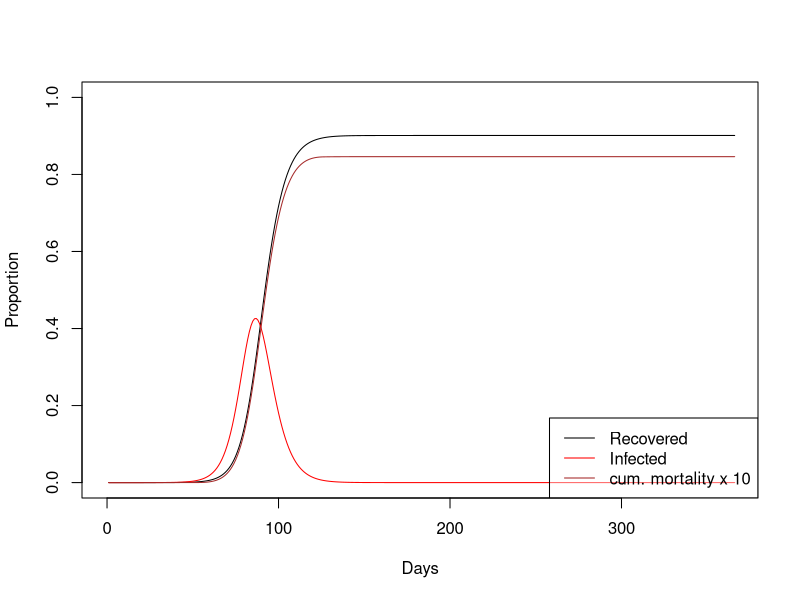
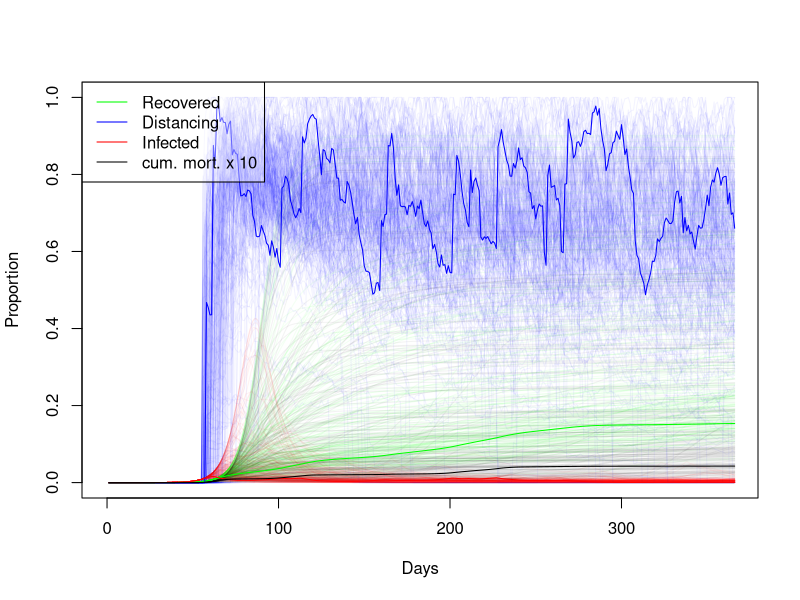

Source code (R) for these figures, in order:
## Simulation of management of Covid-19 outbreak in the UK.
library(nleqslv) # nonlinear solver

# Parameters (unit: days)
incubation_time <- 5.1 # Ferguson et al. 
incubation_time <- incubation_time +1 # fudge to reproduce R0 and generation time 
start_trans_symp <- incubation_time - 0.5 # Ferguson et al. 
start_trans_asymp <- start_trans_symp # Ferguson et al. 
prop_symptoms <- 0.2 # https://www.thelancet.com/journals/lancet/article/PIIS0140-6736(20)30567-5/fulltext
#prop_symptoms <- 1/3 # Ferguson et al. 
prop_critical <- 0.06 # To be implemented # https://www.thelancet.com/journals/lancet/article/PIIS0140-6736(20)30567-5/fulltext
mean_generation_time <- 6.5 # Ferguson et al. 
#generation_time_alpha <- 3 # shape parameter of an assumed gamma distribution, https://academic.oup.com/biostatistics/article/12/2/303/280518
generation_time_alpha <- 2 # 1 # shape parameter of an assumed gamma distribution, fudge to reproduce r
R0 <- 2.4 # Ferguson et al. 
inf_symp_asymp_ratio <- 2  # Ferguson et al.  
UK_population_size <- 66.44e6
pop_size <- UK_population_size

case_fatality_rate_1 <- 0.009 # hospitals below capacity # to be implemented...
case_fatality_rate_2 <- 0.09 # hospitals over capacity # to be implemented...
hospitalization_rate <- 0.044 # to be implemented...
critical_care_rate <- 0.044 * 0.3 # to be implemented...
critical_care_hospital_time <- 10
hospital_load_factor <- 
  critical_care_rate * critical_care_hospital_time / 
  mean_generation_time
critical_care_beds <- 8175 # uk number of respirators 
## Threshold for proportion infected:
critical_care_beds / (hospital_load_factor * pop_size) 

# ## Check:
# r <- (R0^(1/generation_time_alpha)-1) * generation_time_alpha/mean_generation_time;
# # linear growth rate
# r
# # doubling time
# #exp(r*T_double)==2 -> T_double == log(2)/r
# log(2)/r

policy_intervention_rate <- 1/6 # https://lab.gedidigital.it/gedi-visual/2020/coronavirus-i-contagi-in-italia/




# Stages:
stages <- c(
  "S", # susceptible
  "Is1", # symptomatic infected no trans
  "Is2", # symptomatic infected trans
  "Ia1", # symptomatic asymptomatic no trans
  "Ia2", # symptomatic asymptomatic trans
  "R", # recovered or deceased
  c() )
n_stages <- length(stages)

# Infected stages
IStages <- c("Is1", "Is2", "Ia1", "Ia2")
# Infectious (test postive) stages
PStages <- c("Is2", "Ia2")


## Linear dynamics:
# We still need to adjust two parameters: 
# Is2_inf: infectiousness of Is2 srage (scales other stages)
# rec_rate: recovery rate of transmitting individuals
# This adjustment is done such as fitting R0 and mean_generation_time

## The "survivial" part of the population matrix
SS_calc <- function(Is2_inf,rec_rate){
  SS <- matrix(0,nrow = n_stages,ncol= n_stages,
               dimnames = list(Next=stages,Current=stages) )
  SS["S","S"] <- 1
  SS["Is2","Is1"] <- 1/start_trans_symp
  SS["Is1","Is1"] <- 1-1/start_trans_symp
  SS["Ia2","Ia1"] <- 1/start_trans_asymp
  SS["Ia1","Ia1"] <- 1-1/start_trans_asymp
  SS["R","Ia2"] <- rec_rate
  SS["Ia2","Ia2"] <- 1-rec_rate
  SS["R","Is2"] <- rec_rate
  SS["Is2","Is2"] <- 1-rec_rate
  SS["R","R"] <- 1
  return(SS)
}

## Density indepent factor of the "fertility" (= transmission) matrix
FF0_calc <- function(Is2_inf,rec_rate){
  FF0 <- matrix(0,nrow = n_stages,ncol= n_stages,
                dimnames = list(Next=stages,Current=stages) )
  FF0["Is1","Is2"] <- Is2_inf * prop_symptoms 
  FF0["Ia1","Is2"] <- Is2_inf * (1-prop_symptoms)
  FF0["Is1","Ia2"] <- Is2_inf * prop_symptoms  / inf_symp_asymp_ratio
  FF0["Ia1","Ia2"] <- Is2_inf * (1-prop_symptoms)  / inf_symp_asymp_ratio
  return(FF0)
}

## Calculate the "fertility" (= transmission) part of the population matrix
FF_calc <- function(Is2_inf,rec_rate){
  FF0 <- FF0_calc(Is2_inf,rec_rate)
  return(FF0 * pop_size)
}

eigenvalue_index <- function(eig_values){
  w <- which(abs(eig_values)==eig_values & eig_values != 1)
  return(w[which.max(eig_values[w])])
}

get_mean_generation_time <- function(SS,FF){
  # See page 842 of Bienvenu, F.; Legendre, S. (2015). "A New Approach to the Generation Time in Matrix Population Models" (PDF). The American Naturalist. 185 (6): 834–843. doi:10.1086/681104. PMID 25996867.
  L <- SS+FF
  eig <- eigen(L)
  i <- eigenvalue_index(eig$values)
  w <- eig$vectors[,i]
  t_eig <- eigen(t(L))
  j <- min(which(abs(t_eig$values - eig$values[i])<1e-10))
  v <- t_eig$vectors[,j]
  if(abs(t(v) %*% w)<1e-10) {
    print(c(i,j))
    print(eig$values)
    print(t_eig$values)
    print(w)
    print(v)
    stop("Potential eigenvector index mixup")
  }
  T_gen <- 1 + (t(v) %*% SS %*% w) / (t(v) %*% FF %*% w) 
  return(T_gen)
}

R0_and_Tgen <- function(SS,FF){
  L <- SS + FF
  Tgen <- get_mean_generation_time(SS,FF)
  eig <- eigen(L[IStages,IStages])
  i <- eigenvalue_index(eig$values)
  r <- log(eig$values[i])
  # https://beast.community/estimating_R0
  # https://www.sciencedirect.com/science/article/pii/S1755436518300847
  generation_time_beta <- generation_time_alpha / Tgen
  R0 <- (1+r/generation_time_beta)^generation_time_alpha
  return(c(R0,Tgen))
}

R0_and_Tgen_diff <- function(x){
  as.numeric(
    with(as.list(x),
         R0_and_Tgen(SS_calc(Is2_inf,rec_rate),FF_calc(Is2_inf,rec_rate)) - 
           c(R0,mean_generation_time) ))
}
initialGuess <- c(Is2_inf=5.234017e-07/20,rec_rate=0.01 )
# #Tests
# with(as.list(initialGuess),
#      SS_calc(Is2_inf,rec_rate)+FF_calc(Is2_inf,rec_rate))
# with(as.list(initialGuess),
#      get_mean_generation_time(SS_calc(Is2_inf,rec_rate),FF_calc(Is2_inf,rec_rate)))
# with(as.list(initialGuess),
#      R0_and_Tgen(SS_calc(Is2_inf,rec_rate),FF_calc(Is2_inf,rec_rate)))
R0_and_Tgen_diff(initialGuess)

## Find parameters to fit R0 and generation time
fit <- nleqslv(initialGuess,R0_and_Tgen_diff);
fit$message  # should be "Function criterion near zero" or "x-values within tolerance 'xtol'"
fit$x
## double check
with(as.list(fit$x),
     R0_and_Tgen(SS_calc(Is2_inf,rec_rate),FF_calc(Is2_inf,rec_rate)))

SS <- with(as.list(fit$x),SS_calc(Is2_inf,rec_rate))
FF <- with(as.list(fit$x),FF_calc(Is2_inf,rec_rate))
FF0 <- with(as.list(fit$x),FF0_calc(Is2_inf,rec_rate))
L <- SS + FF

  
IStages <- c("Is1", "Is2", "Ia1", "Ia2")
#get_mean_generation_time(SS[IStages,IStages],FF[IStages,IStages])
linear_growth_rate <- # linear growth rate r should be around 0.2
  log(eigen(L[IStages,IStages])$values[1]) 
linear_growth_rate

# Non-linear dynamics
n_steps <- 365
state <- matrix(0, nrow=n_steps+1, ncol=n_stages)
colnames(state) <- stages
S_index <- which(stages == "S")
state[1,"Ia1"] <- 100
state[1,"S"] <- pop_size - state[1,"Ia1"]
deaths <- rep(NA,n_steps+1) # deaths per step
deaths[1] <- 0

compute_deaths <- function(state_snippet){
  total_infected <- sum(state_snippet[1,IStages])
  respirator_demand <- hospital_load_factor * total_infected
  with_respirator <- min(critical_care_beds, respirator_demand)
  without_respirator <- respirator_demand - with_respirator
  fatality_rate <-
    (with_respirator * case_fatality_rate_1 + without_respirator * case_fatality_rate_2)/
    respirator_demand
  rec <- state_snippet[2,"R"] - state_snippet[1,"R"]
  deaths <- rec * fatality_rate
  return(deaths)
}

## Simulate without policy interventions
plot(c(0),type="n",ylim=c(0,1),xlim=c(0,n_steps),xlab="Days",ylab="Proportion")
for(i in 1:n_steps){
  Lx <- SS + FF0 * state[i,"S"]
  state[i+1,] <- Lx %*% state[i,]
  state[i+1,"S"] <- pop_size - sum(state[i+1,-S_index])
  deaths[i+1] <- compute_deaths(state[c(0,1)+i,])
}
lines((state[,"R"]-cumsum(deaths))/pop_size,col="black",type="l")
lines(rowSums(state[,IStages])/pop_size,col="red",type="l")
lines(cumsum(deaths)/pop_size*1e1,col="brown",type="l")
legend(x="bottomright",
       legend = c("Recovered","Infected","cum. mortality x 10"),
       col=c("black","red","brown"),lty=1,bg=rgb(1,1,1,alpha = 0.4))

## Simulate policy interventions with uncertainty
dfac <- rep(NA,n_steps+1) # social distancing factor, the controll parameter
dfac[1] <- 1 # social distancing factor, the controll parameter
growth_rate <- linear_growth_rate
n_runs <- 200
other_runs_transparency <- 0.05
# plot(c(0),type="n",ylim=c(0,1),xlim=c(0,n_steps),ylab="Proportion immunized",xlab="Days")
# plot(c(0),type="n",ylim=c(0,1),xlim=c(0,n_steps),ylab="Social Distancing Factor",xlab="Days")
# plot(c(0),type="n",ylim=c(0,1),xlim=c(0,n_steps),ylab="Proportion infected",xlab="Days")
plot(c(0),type="n",ylim=c(0,1),xlim=c(0,n_steps),xlab="Days",ylab="Proportion")
for(run in 1:n_runs){
  for(i in 1:n_steps){
    dfac[i+1] <- 1-exp(min(0,(log(1-dfac[i])+rnorm(1,-1/(30*6),1/30)))) # decline of compliance
    if(runif(1)< policy_intervention_rate){# Approximately every week, adjust policy:
      if(state[i,"Is2"]/pop_size > 0.0005 && growth_rate > 0){ # more measures
        dfac[i+1] <- dfac[i+1] * runif(1,0.2,1) # outcome is uncertain
      }else if(state[i,"Is2"]/pop_size < 0.001 && growth_rate <  0){ # less measures
        current_R <- R0_and_Tgen(SS,FF0 * state[i,"S"] * dfac[i])[1]
        if(is.na(current_R) || current_R < 1)
          dfac[i+1] <- min(1,dfac[i+1]*runif(1,1,1.5)) # outcome uncertain
      }
    }
    Lx <- SS + FF0 * state[i,"S"] * dfac[i+1]
    state[i+1,] <- Lx %*% state[i,]
    state[i+1,"S"] <- pop_size - sum(state[i+1,-S_index])
    deaths[i+1] <- compute_deaths(state[c(0,1)+i,])
    growth_rate <- log(sum(state[i+1,PStages])/sum(state[i,PStages]))
  }
  line_alpha <- ifelse(run > n_runs-1,1,other_runs_transparency)*255
  plotcol <- do.call(rgb,as.list(c(col2rgb("green"),alpha=line_alpha,max = 255)))
  lines((state[,"R"]-cumsum(deaths))/pop_size,col=plotcol,type="l")
  plotcol <- do.call(rgb,as.list(c(col2rgb("blue"),alpha=line_alpha,max = 255)))
  lines(1-dfac,col=plotcol,type="l")
  plotcol <- do.call(rgb,as.list(c(col2rgb("red"),alpha=line_alpha,max = 255)))
  lines(rowSums(state[,IStages])/pop_size,col=plotcol,type="l")
  plotcol <- do.call(rgb,as.list(c(col2rgb("black"),alpha=line_alpha,max = 255)))
  lines(cumsum(deaths)/pop_size * 1e1,col=plotcol,type="l")
}
legend(x="topleft",
       legend = c("Recovered","Distancing","Infected","cum. mort. x 10"),
       col=c("green","blue","red","black"),lty=1,bg=rgb(1,1,1,alpha = 0.4))
